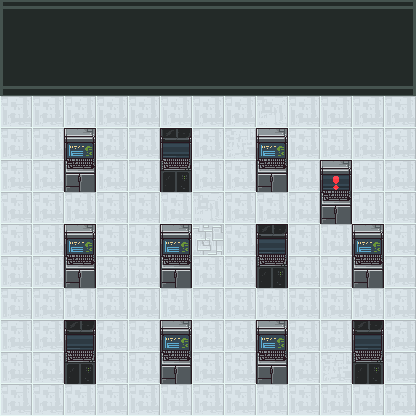

A 2D game scene composited from a Tiled map and its tileset images. What follows is a short description and the map's XML, with each tile layer's data collapsed to a summary:
An orthogonal 13x13 tile map with 32x32 px tiles, 4 tile layers (Camada de Tiles 1, Paredes, detalhesCenario, AlavancasDesenho) and 17 objects (r1, a1).

<map version="1.0" tiledversion="1.0.3" orientation="orthogonal" renderorder="right-down" width="13" height="13" tilewidth="32" tileheight="32" nextobjectid="67">
 <tileset firstgid="1" source="progBotsFinalTileset.tsx" />
 <layer name="Camada de Tiles 1" width="13" height="13">
  <data>[169 cells, 169 non-empty, 13 distinct tile ids]</data>
 </layer>
 <layer name="Paredes" width="13" height="13">
  <data>[169 cells, 22 non-empty, 4 distinct tile ids]</data>
 </layer>
 <objectgroup name="Paredes">
  <object id="32" x="0" y="0" height="416" />
  <object id="33" x="0" y="0" width="416" height="94" />
  <object id="35" x="0" y="416" width="416" height="-12" />
  <object id="34" x="416" y="0" height="416" />
  <object id="56" x="256" y="128" width="32" height="64" />
  <object id="57" x="160" y="128" width="32" height="64" />
  <object id="58" x="64" y="128" width="32" height="64" />
  <object id="59" x="64" y="224" width="32" height="64" />
  <object id="60" x="64" y="320" width="32" height="64" />
  <object id="61" x="160" y="320" width="32" height="64" />
  <object id="62" x="160" y="224" width="32" height="64" />
  <object id="63" x="256" y="224" width="32" height="64" />
  <object id="64" x="256" y="320" width="32" height="64" />
  <object id="65" x="352" y="320" width="32" height="64" />
  <object id="66" x="352" y="224" width="32" height="64" />
 </objectgroup>
 <objectgroup name="robos">
  <object id="15" name="r1" x="0" y="352" width="32" height="32" />
 </objectgroup>
 <objectgroup name="alavancas">
  <object id="24" name="a1" x="320" y="160" width="32" height="64" />
 </objectgroup>
 <layer name="detalhesCenario" width="13" height="13">
  <data>[169 cells, 0 non-empty, 0 distinct tile ids]</data>
 </layer>
 <layer name="AlavancasDesenho" width="13" height="13">
  <data>[169 cells, 2 non-empty, 2 distinct tile ids]</data>
 </layer>
</map>
